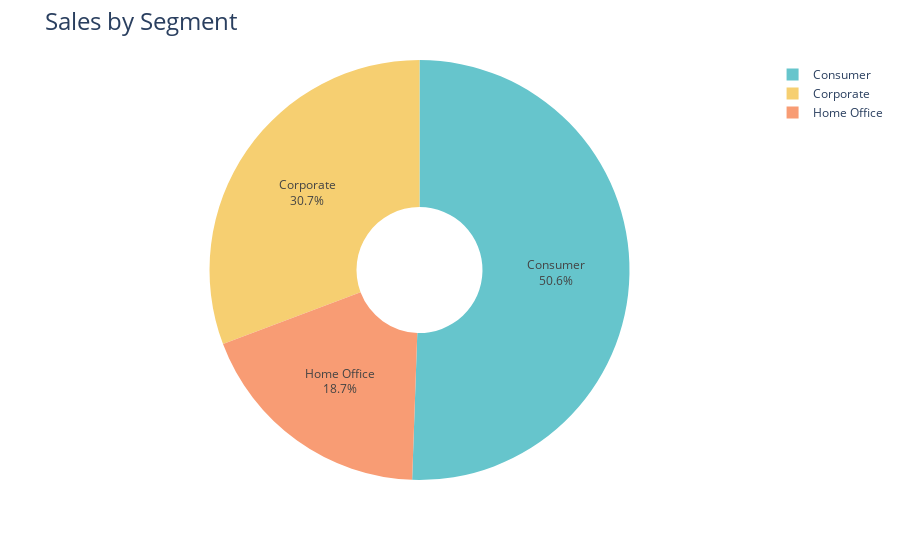

The notebook cell saved with this chart:
### Code cell
fig = px.pie(sales_by_segment,
             names = 'Segment',
             values = 'Sales',
             hole = 0.3,
             color_discrete_sequence = px.colors.qualitative.Pastel)

fig.update_traces(textposition = 'inside', textinfo = 'percent+label')

fig.update_layout(title_text = 'Sales by Segment', title_font = dict(size=24))


fig.show()

### Figure 1 — Plotly figure (JSON) as saved in the notebook; plotly's stock layout.template omitted (floating-point values rounded to 4 significant figures)
{"data": [{"domain": {"x": [0, 1], "y": [0, 1]}, "hole": 0.3, "hovertemplate": "Segment=%{label}<br>Sales=%{value}<extra></extra>", "labels": ["Consumer", "Corporate", "Home Office"], "legendgroup": "", "name": "", "showlegend": true, "textinfo": "percent+label", "textposition": "inside", "type": "pie", "values": [1161000.0, 706100.0, 429700.0]}], "layout": {"autosize": true, "legend": {"tracegroupgap": 0}, "margin": {"t": 60}, "piecolorway": ["rgb(102, 197, 204)", "rgb(246, 207, 113)", "rgb(248, 156, 116)", "rgb(220, 176, 242)", "rgb(135, 197, 95)", "rgb(158, 185, 243)", "rgb(254, 136, 177)", "rgb(201, 219, 116)", "rgb(139, 224, 164)", "rgb(180, 151, 231)", "rgb(179, 179, 179)"], "title": {"font": {"size": 24}, "text": "Sales by Segment"}}}
